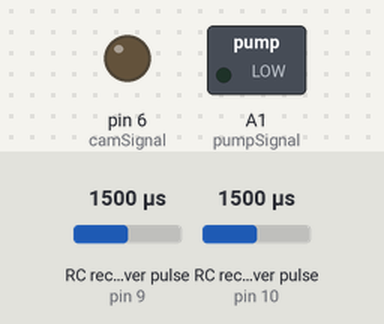
Bench run of a sketch on a simulated Arduino Uno, built with avr-gcc and run on an emulated ATmega328P. Shown: switched loads named in the sketch (green lamp = pin HIGH), output pins drawn as LEDs (lit = HIGH). Wiring (inferred from the names in the program): 2 × RC receiver channel: data pin 9 / data pin 10. Inputs (shaded band) come from the test bench; at power-on: RC receiver pulse (sensors on pin 9, pin 10) 1500 µs. What the sketch prints to the serial monitor is not drawn.

Above: at 0.3 s.
Timing chart, 0 to 1.8 s (numbered marks = the images above):
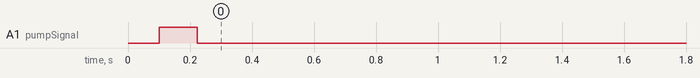

Measured:
- by itself, A1 (pumpSignal): HIGH → LOW at 0.22 s

The sketch:

pump.ino
```cpp
int camSignal = 6;
int pumpSignal = A1;
int chFivePin = 9;
int chSixPin = 10;
int chFive;
int chSix;
int pumpState = 250;
int camState = 0; //0 대기, 1 Picture Mode, 2 Read Mode
void setup() {
  // put your setup code here, to run once:
  pinMode(9, INPUT);
  pinMode(10, INPUT);
  Serial.begin(9600);
  pinMode(camSignal, OUTPUT);
  pinMode(pumpSignal, OUTPUT);
  delay(100);
  analogWrite(pumpSignal, 250);
}
void camNomal() {
  delay(1000);
  digitalWrite(camSignal, HIGH);
  delayMicroseconds(1000);
  digitalWrite(camSignal, LOW);
  delayMicroseconds(1000);
  digitalWrite(camSignal, HIGH);
  delayMicroseconds(1000);
  digitalWrite(camSignal, LOW);
}
void camOnOff() {
  digitalWrite(camSignal, HIGH);
  delayMicroseconds(2000);
  digitalWrite(camSignal, LOW);
  delayMicroseconds(2000);
  digitalWrite(camSignal, HIGH);
  delayMicroseconds(2000);
  digitalWrite(camSignal, LOW);
  camNomal();
}
void camReadOnOff() {
  digitalWrite(camSignal, HIGH);
  delayMicroseconds(1500);
  digitalWrite(camSignal, LOW);
  delayMicroseconds(1500);
  digitalWrite(camSignal, HIGH);
  delayMicroseconds(1500);
  digitalWrite(camSignal, LOW);
  camNomal();
}

void loop() {
  chFive = pulseIn(9, HIGH); // 980, 1480, 1800
  Serial.print("Channel 5:"); // Print the value of
  Serial.println(chFive);
  delay(100);
  chSix = pulseIn(10, HIGH);

  Serial.print("Channel 6=====:"); // Print the value of
  Serial.println(chSix);

  //ch5번 값이 1500 이하일 경우 PUMP OFF
  if(chFive < 1500){
    if(pumpState == 0){
      analogWrite(pumpSignal, 250);
      pumpState = 250;
      //Serial.println(chFive);
    }
  }
  //ch5번 값이 1500 이상일 경우 PUMP ON
  if(chFive > 1500){
    if(pumpState == 250){
      analogWrite(pumpSignal, 0);
      pumpState = 0;
      //Serial.println(chFive);
    }
  }
  //ch6번 값이 초기값 경우 CAM PICTURE MODE ON
  if(chSix > 800 && chSix < 1100){
    if(camState == 1){
      camOnOff();
      camState = 0;
    }
    if(camState == 2){
      camReadOnOff();
      camState = 0;
    }
  }
  //ch6번 값이 중간값일 경우 CAM PICTURE MODE ON
  if(chSix > 1300 && chSix < 1600){
    if(camState != 1){
      camOnOff();
      camState = 1;
      //Serial.println(chSix);
    }
  }
  //ch6번 값이 최대값일경우 CAM READ MODE ON
  if(chSix > 1700){
   if(camState != 2){
      camReadOnOff();
      camState = 2;
      //Serial.println(chSix);
    }
  }
  delay(100);
  /*if (Serial.available()){
    int inItVal  = Serial.read();
    if(inItVal == 49){ //1번 motor off
      analogWrite(pumpSignal, 250);
    }
    if(inItVal == 50){ //2번 motor on
      analogWrite(pumpSignal, 0);
    }
    if(inItVal == 51){ //3번 cam start
      camOnOff();
    }
    if(inItVal == 52){ //4번 cam stop
      camOnOff();
    }
    if(inItVal == 53){ //5번 cam read mode on
      camReadOnOff();
    }
    if(inItVal == 54){ //6번 cam read mode off
      camReadOnOff();
    }
  }*/
}
```
